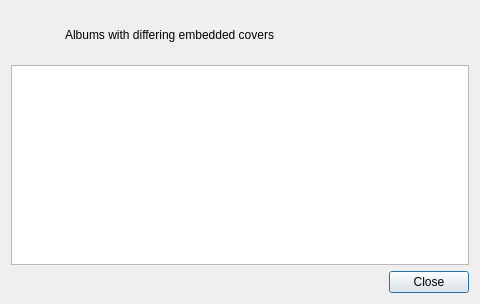
<?xml version="1.0" encoding="UTF-8"?>
<ui version="4.0">
 <class>AllAlbumsWarningDialog</class>
 <widget class="QDialog" name="AllAlbumsWarningDialog">
  <property name="geometry">
   <rect>
    <x>0</x>
    <y>0</y>
    <width>480</width>
    <height>304</height>
   </rect>
  </property>
  <property name="minimumSize">
   <size>
    <width>480</width>
    <height>240</height>
   </size>
  </property>
  <property name="windowTitle">
   <string>Warnings: different embedded covers</string>
  </property>
  <layout class="QVBoxLayout" name="verticalLayout">
   <item>
    <layout class="QHBoxLayout" name="headerLayout">
     <item>
      <widget class="QLabel" name="iconLabel">
       <property name="minimumSize">
        <size>
         <width>48</width>
         <height>48</height>
        </size>
       </property>
       <property name="maximumSize">
        <size>
         <width>48</width>
         <height>48</height>
        </size>
       </property>
       <property name="text">
        <string/>
       </property>
       <property name="pixmap">
        <pixmap>:/icons/dialog-warning.png</pixmap>
       </property>
       <property name="scaledContents">
        <bool>false</bool>
       </property>
      </widget>
     </item>
     <item>
      <widget class="QLabel" name="headerLabel">
       <property name="text">
        <string>Albums with differing embedded covers</string>
       </property>
       <property name="alignment">
        <set>Qt::AlignLeading|Qt::AlignLeft|Qt::AlignVCenter</set>
       </property>
       <property name="wordWrap">
        <bool>true</bool>
       </property>
      </widget>
     </item>
    </layout>
   </item>
   <item>
    <widget class="QTextBrowser" name="browser">
     <property name="readOnly">
      <bool>true</bool>
     </property>
     <property name="openExternalLinks">
      <bool>false</bool>
     </property>
    </widget>
   </item>
   <item>
    <layout class="QHBoxLayout" name="buttonLayout">
     <item>
      <spacer name="horizontalSpacer">
       <property name="orientation">
        <enum>Qt::Horizontal</enum>
       </property>
       <property name="sizeHint" stdset="0">
        <size>
         <width>40</width>
         <height>20</height>
        </size>
       </property>
      </spacer>
     </item>
     <item>
      <widget class="QPushButton" name="closeButton">
       <property name="text">
        <string>Close</string>
       </property>
       <property name="default">
        <bool>false</bool>
       </property>
      </widget>
     </item>
    </layout>
   </item>
  </layout>
 </widget>
 <resources/>
 <connections/>
</ui>
